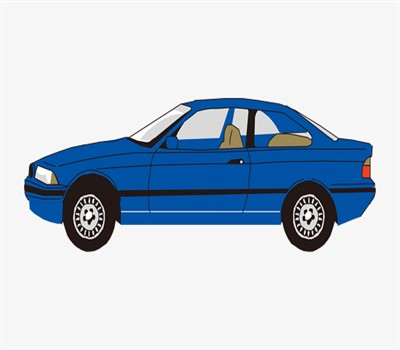
#> input picture Image.jpg, 400 x 350 px
$ python 'Convert the image to gray.py'
#> lines starting #> are read from the running program, lines starting #| are printed output that depends on the picture
#how Convert the image to gray by python => pillow
# install: pip install Pillow
# from PIL import Image

from PIL import Image

image = input("Enter The Image : ")
#> the answer given: Image.jpg

# Open The Image
image = Image.open(image)
#> image is the input picture: PIL image 400x350 RGB; mean R, G, B 193.2, 204.5, 216.7

# show The old Image
image.show()

image = image.convert("LA")
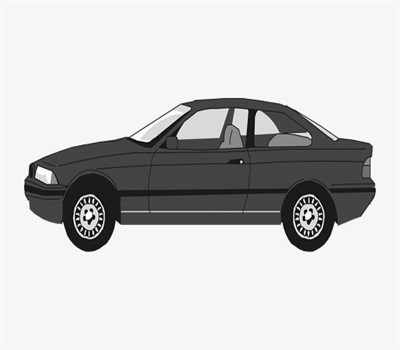
#> image: PIL image 400x350 LA; mean R, G, B, A 202.5, 202.5, 202.5, 255

# Save Image
image.save('result.png')

# show The new Image
image.show()
